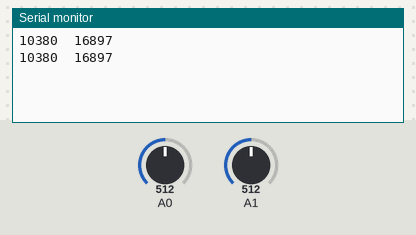
The sketch below on a simulated Arduino Uno, built with avr-gcc and run on an emulated ATmega328P. On the bench: the last lines printed to the serial monitor. The inputs (shaded band) are chosen by the test bench; at power-on: A0 = 512, A1 = 512.

Above: at 1.8 s.
1.9 s: A0 set to 716
At 2.5 s:
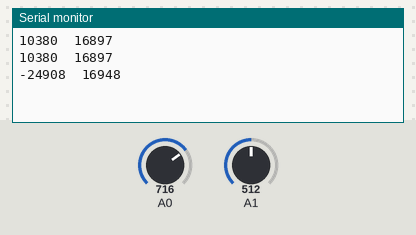
3.4 s: A0 set to 900
At 4.8 s:
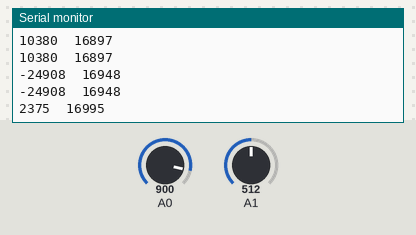
Timing chart, 0 to 6.4 s (numbered marks = the images above; inputs shaded):
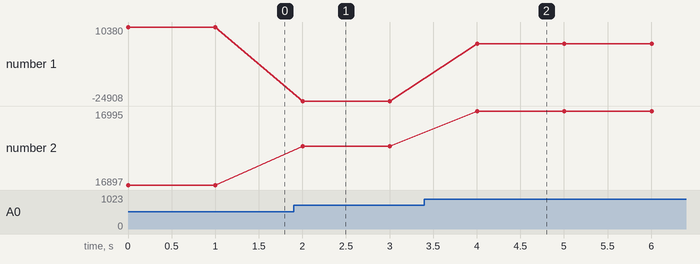

The sketch:

WeatherStation.ino
```cpp
#include <Support.h>

int value;

void setup()
{
  Serial.begin(9600);
}

void loop()
{
  float voltage = Support::voltage(A0);
  float temperature = (25 * voltage) / 1.9375;

  value = analogRead(A1);
  float humidity = value;

  Support::echo(2, temperature, humidity);
  delay(1000);
}
```

Measured:
- after the input at 1.9 s, the serial monitor: prints a new line after 0.10 s (image 1)
- after the input at 3.4 s, the serial monitor: prints a new line after 0.60 s (image 2)
- plotted number 1: 10380 → -24908 after the input at 1.9 s, -24908 → 2375 after the input at 3.4 s
- plotted number 2: 16897 → 16948 after the input at 1.9 s, 16948 → 16995 after the input at 3.4 s
